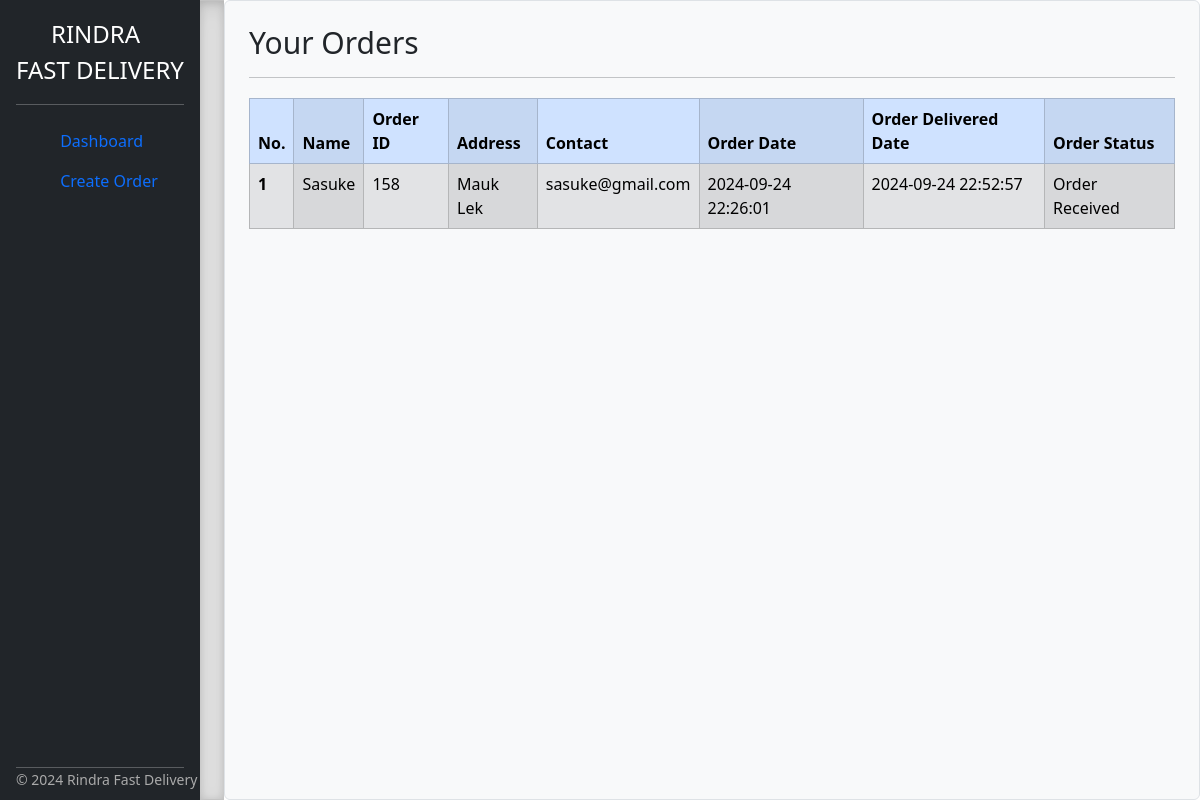
Page /Client/client_orderhistory.php (signed in) on the committed database.
### tables this page shows
CREATE TABLE `orders` (
  `OrderId` int NOT NULL AUTO_INCREMENT,
  `ClientID` int NOT NULL,
  `Address` varchar(150) DEFAULT NULL,
  `OrderDate` timestamp NOT NULL DEFAULT CURRENT_TIMESTAMP,
  `Status` enum('Order Received','Order Ready','Picked up','Pending','Delivered','Canceled') DEFAULT NULL,
  `StatusUpdateAt` timestamp NULL DEFAULT CURRENT_TIMESTAMP ON UPDATE CURRENT_TIMESTAMP,
  `DriverId` int DEFAULT NULL,
  `price` float DEFAULT NULL,
  PRIMARY KEY (`OrderId`),
  KEY `ClientID` (`ClientID`),
  KEY `fk_driver` (`DriverId`),
  CONSTRAINT `fk_driver` FOREIGN KEY (`DriverId`) REFERENCES `user` (`ID`),
  CONSTRAINT `orders_ibfk_1` FOREIGN KEY (`ClientID`) REFERENCES `user` (`ID`)
);

CREATE TABLE `user` (
  `ID` int NOT NULL AUTO_INCREMENT,
  `Name` varchar(100) DEFAULT NULL,
  `Age` int DEFAULT NULL,
  `Username` varchar(100) DEFAULT NULL,
  `Email` varchar(100) DEFAULT NULL,
  `Password` varchar(255) NOT NULL,
  `CreatedTime` datetime DEFAULT CURRENT_TIMESTAMP,
  `Permission` enum('admin','client','driver') NOT NULL,
  `AvailabilityStatus` enum('on','off') DEFAULT 'off',
  PRIMARY KEY (`ID`),
  UNIQUE KEY `Username` (`Username`),
  UNIQUE KEY `Email` (`Email`),
  UNIQUE KEY `Username_2` (`Username`),
  UNIQUE KEY `Email_2` (`Email`)
);

### Client/client_orderhistory.php (the view, shortened to what this page needs)
<?php
$db = new Database();
$pdo = $db->getStarted();
function fetchClientOrders($clientId) {
    global $pdo;
    $stmt = $pdo->prepare("
        SELECT o.OrderId, u.Name, u.Email, o.Address, o.OrderDate, o.Status, o.StatusUpdateAt
        FROM orders o
        JOIN user u ON o.DriverId = u.ID
        WHERE o.ClientId = :clientId
    ");
    $stmt->bindParam(':clientId', $clientId);
    $stmt->execute();
    return $stmt->fetchAll(PDO::FETCH_ASSOC);
}
if (isset($_SESSION['ID'])) {
    $userId = $_SESSION['ID'];
    $orders = fetchClientOrders($userId);
} else {
    echo "User is not logged in.";
    exit;
}
?>
<!DOCTYPE html>
<html lang="en">
<head>
    <link href="../css/bootstrap.min.css" rel="stylesheet">
    <link href="../css/sidebar.css" rel="stylesheet">
</head>
<body>
<main>
    <div class="d-flex flex-column flex-shrink-0 p-3 text-white bg-dark" style="width: 200px;">
        <a href="/" class="d-flex align-items-center mb-3 mb-md-0 me-md-auto text-white text-decoration-none">
        <span style="margin-left: 35px;" class="fs-4">RINDRA</span>
        </a>
        <span class="fs-4">FAST DELIVERY</span>
        <hr>
        <ul class="nav nav-pills flex-column mb-auto">
            <li>
                <a href="client_dashboard.php" class="nav-link">
                <svg class="bi me-2" width="16" height="16"><use xlink:href="#speedometer2"/></svg>
                    Dashboard
                </a>
            </li>
            <li>
                <a href="client_createorder.php" class="nav-link">
                <svg class="bi me-2" width="16" height="16"><use xlink:href="#speedometer2"/></svg>
                    Create Order
                </a>
            </li>
        </ul>
        <hr>
        <footer>&copy; <?php echo date('Y'); ?> Rindra Fast Delivery</footer>
    </div>
    <div class="b-example-divider"></div>
    <div id="status-update-container" class="border rounded p-4">
        <div>
            <h3 style="font-size: 30px">Your Orders</h3>
            <hr>
        </div>
        <div class="custom-card">
            <table class="table table-secondary table-striped-columns table-bordered">
                <thead class="table-primary">
                    <tr>
                        <th scope="col">No.</th>
                        <th scope="col">Name</th>
                        <th scope="col">Order ID</th>
                        <th scope="col">Address</th>
                        <th scope="col">Contact</th>
                        <th scope="col">Order Date</th>
                        <th scope="col">Order Delivered Date</th>
                        <th scope="col">Order Status</th>
                    </tr>
                </thead>
                <tbody>
                    <?php if (!empty($orders)): ?>
                        <?php foreach ($orders as $index => $entry): ?>
                            <tr>
                                <th scope="row"><?php echo $index + 1; ?></th>
                                <td><?php echo htmlspecialchars($entry['Name'] ?? 'N/A'); ?></td>
                                <td><?php echo htmlspecialchars($entry['OrderId'] ?? 'N/A'); ?></td>
                                <td><?php echo htmlspecialchars($entry['Address'] ?? 'N/A'); ?></td>
                                <td><?php echo htmlspecialchars($entry['Email'] ?? 'N/A'); ?></td>
                                <td><?php echo htmlspecialchars($entry['OrderDate'] ?? 'N/A'); ?></td>
                                <td><?php echo htmlspecialchars($entry['StatusUpdateAt'] ?? 'N/A'); ?></td>
                                <td><?php echo htmlspecialchars($entry['Status'] ?? 'N/A'); ?></td>
                            </tr>
                        <?php endforeach; ?>
                    <?php else: ?>
                        <tr>
                            <td colspan="8">No orders found.</td>
                        </tr>
                    <?php endif; ?>
                </tbody>
            </table>
        </div>
    </div>
</main>
</body>
</html>

### css/sidebar.css (style rules this page uses)
body { min-height: 100vh; min-height: -webkit-fill-available; }
html { height: -webkit-fill-available; }
main { display: flex; flex-wrap: nowrap; height: 100vh; height: -webkit-fill-available; max-height: 100vh; overflow-x: auto; overflow-y: hidden; }
.b-example-divider { flex-shrink: 0; width: 1.5rem; height: 100vh; background-color: rgba(0, 0, 0, .1); border: solid rgba(0, 0, 0, .15); border-width: 1px 0; box-shadow: inset 0 .5em 1.5em rgba(0, 0, 0, .1), inset 0 .125em .5em rgba(0, 0, 0, .15); }
.bi { vertical-align: -.125em; pointer-events: none; fill: currentColor; }

### Client/client_orderhistory.php (style rules this page uses)
#status-update-container { margin-left: 0%; width: 78em; background-color: #f8f9fa; }
.border { border: 1px solid #ced4da; }
.rounded { border-radius: 0.25rem; }
.custom-card { margin-top: 20px; height: 440px; min-height: 300px; overflow-y: auto; }
footer { position: absolute; bottom: 10px; font-size: 14px; color: #aaa; }

### rows in the picture
orders: DriverId.Name "Sasuke", OrderId "158", Address "Mauk Lek", DriverId.Email "sasuke@gmail.com", OrderDate "2024-09-24 22:26:01", StatusUpdateAt "2024-09-24 22:52:57", Status "Order Received"
